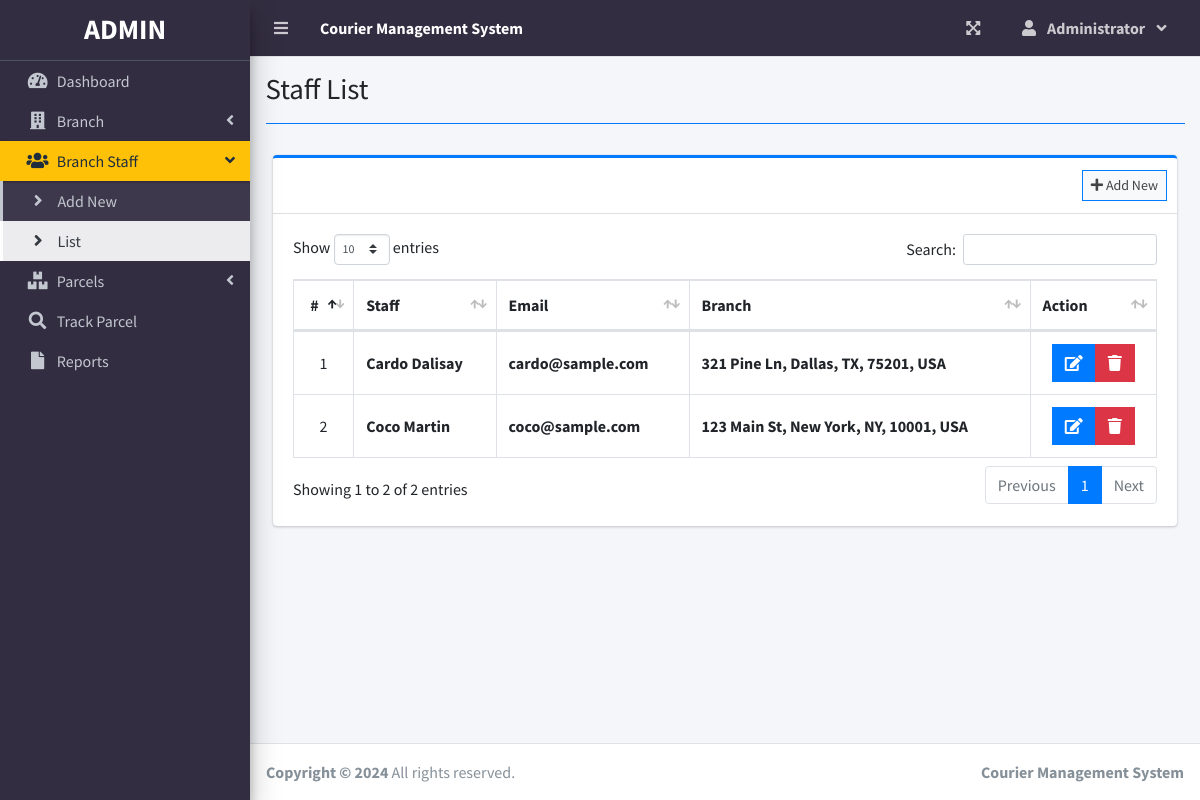
The page /index.php?page=staff_list (signed in) on the database its author committed.
### tables this page shows
CREATE TABLE `users` (
  `id` int(30) NOT NULL,
  `firstname` varchar(200) NOT NULL,
  `lastname` varchar(200) NOT NULL,
  `email` varchar(200) NOT NULL,
  `password` text NOT NULL,
  `type` tinyint(1) NOT NULL DEFAULT 2 COMMENT '1 = admin, 2 = staff',
  `branch_id` int(30) NOT NULL,
  `date_created` datetime NOT NULL DEFAULT current_timestamp()
);

### staff_list.php (the view, shortened to what this page needs)
<?php include'db_connect.php' ?>
<div class="col-lg-12">
	<div class="card card-outline card-primary">
		<div class="card-header">
			<div class="card-tools">
				<a class="btn btn-block btn-sm btn-default btn-flat border-primary " href="./index.php?page=new_staff"><i class="fa fa-plus"></i> Add New</a>
			</div>
		</div>
		<div class="card-body">
			<table class="table tabe-hover table-bordered" id="list">
				<!-- <colgroup>
					<col width="5%">
					<col width="15%">
					<col width="25%">
					<col width="25%">
					<col width="15%">
				</colgroup> -->
				<thead>
					<tr>
						<th class="text-center">#</th>
						<th>Staff</th>
						<th>Email</th>
						<th>Branch</th>
						<th>Action</th>
					</tr>
				</thead>
				<tbody>
					<?php
					$i = 1;
					$qry = $conn->query("SELECT u.*,concat(u.firstname,' ',u.lastname) as name,concat(b.street,', ',b.city,', ',b.state,', ',b.zip_code,', ',b.country) as baddress FROM users u inner join branches b on b.id = u.branch_id where u.type = 2 order by concat(u.firstname,' ',u.lastname) asc ");
					while($row= $qry->fetch_assoc()):
					?>
					<tr>
						<td class="text-center"><?php echo $i++ ?></td>
						<td><b><?php echo ucwords($row['name']) ?></b></td>
						<td><b><?php echo ($row['email']) ?></b></td>
						<td><b><?php echo ucwords($row['baddress']) ?></b></td>
						<td class="text-center">
		                    <div class="btn-group">
		                        <a href="index.php?page=edit_staff&id=<?php echo $row['id'] ?>" class="btn btn-primary btn-flat ">
		                          <i class="fas fa-edit"></i>
		                        </a>
		                        <button type="button" class="btn btn-danger btn-flat delete_staff" data-id="<?php echo $row['id'] ?>">
		                          <i class="fas fa-trash"></i>
		                        </button>
	                      </div>
						</td>
					</tr>
				<?php endwhile; ?>
				</tbody>
			</table>
		</div>
	</div>
</div>

### staff_list.php (style rules this page uses)
table td { vertical-align: middle !important; }

### rows shown on the page
users: name "Cardo Dalisay", email "cardo@sample.com", baddress "321 Pine Ln, Dallas, TX, 75201, USA"
users: name "Coco Martin", email "coco@sample.com", baddress "123 Main St, New York, NY, 10001, USA"

### other values the page prints
$_SESSION['system']['name'] "Courier Management System"
$_SESSION['login_firstname'] "Administrator"
$title "Staff List"
